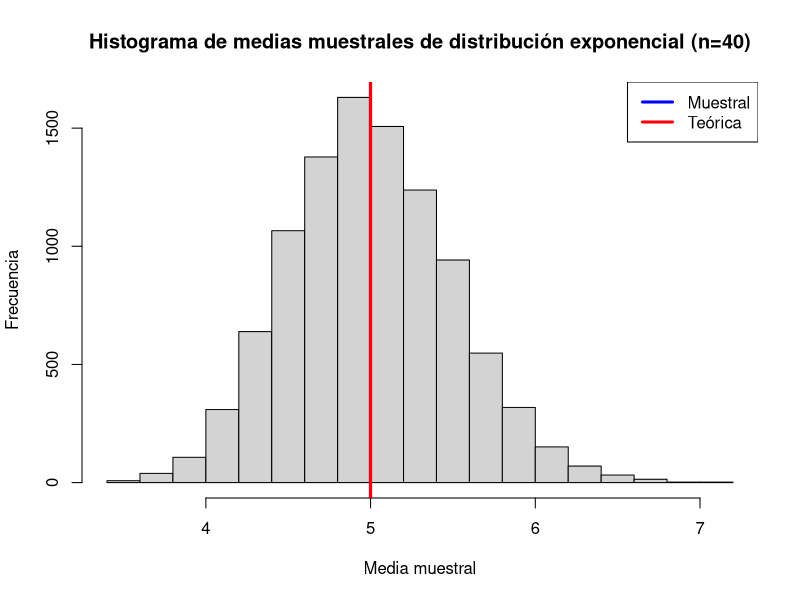
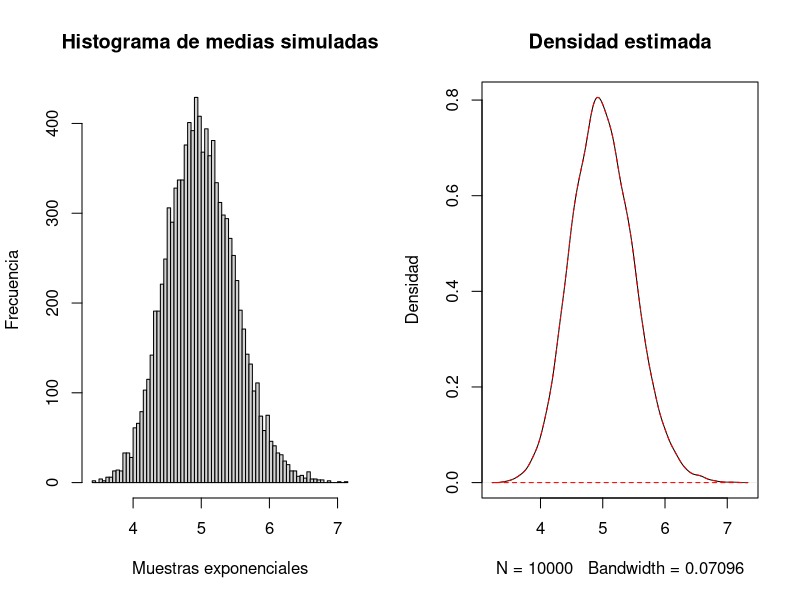
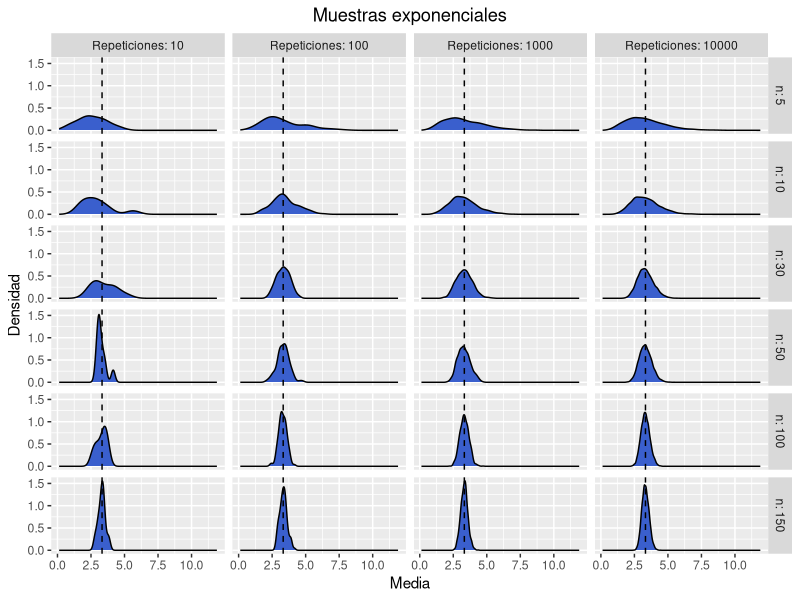
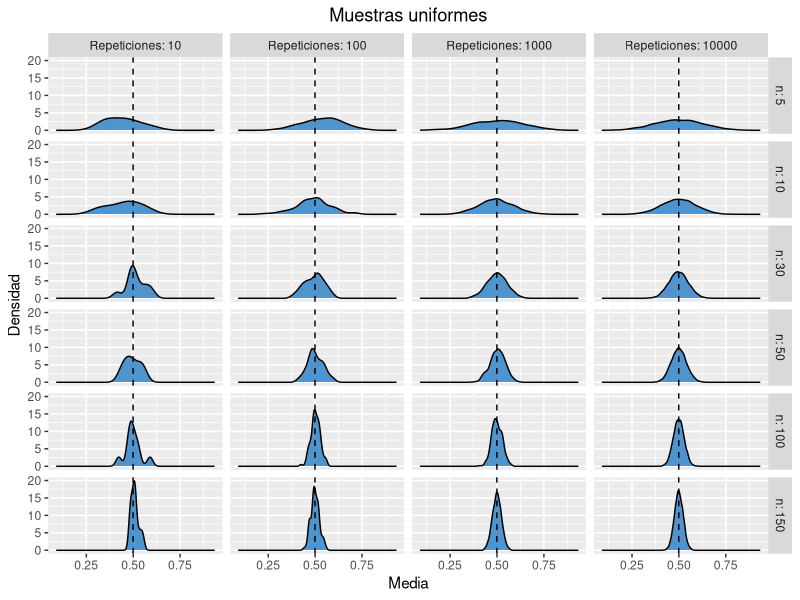
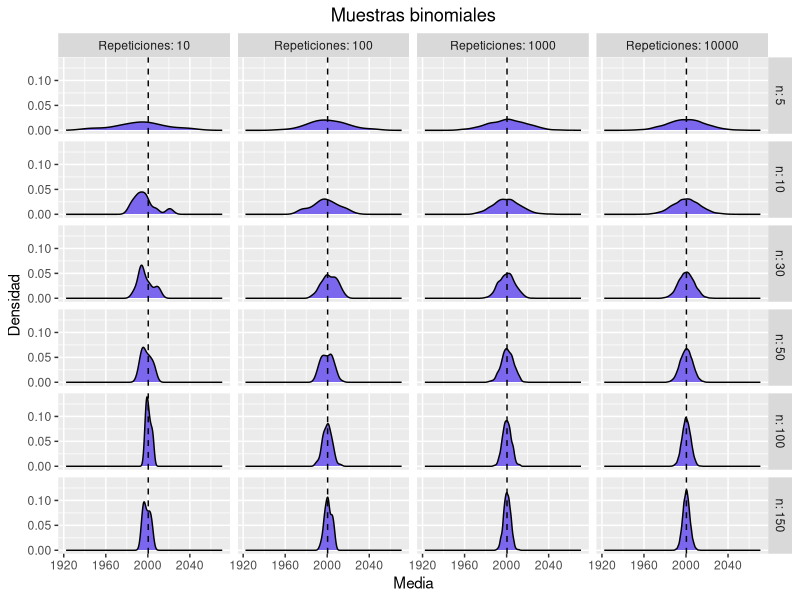
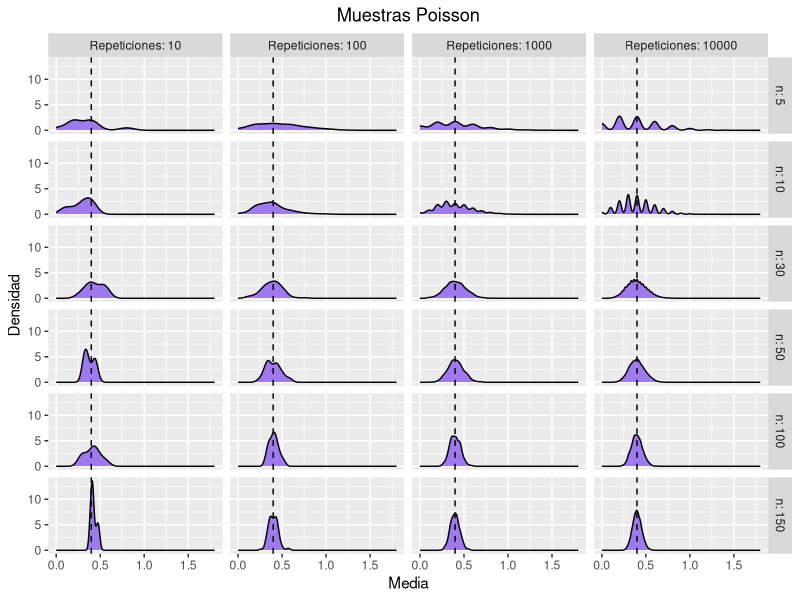

These charts were generated, in order, by the following R code:
## ---- chunk 1
library(ggplot2)
## ---- chunk 2
ma <- function(poblacion)
{
  n <- c(5, 10, 30, 50, 100, 150) # Tamaño de muestra
  #n <- c(30, 50, 100, 150) # Tamaño de muestra
  t <- c(10, 100, 1000, 10000)  # Número de veces que se generan las muestras (repeticiones, trial)
  
  df <- data.frame()
  
  for(i in n)   # Para cada tamaño de muestra
  {
    col <- c()
    for(j in t)   # Hacemos j repeticiones o generaciones de la muestra de tamaño n
    {
      trial <- 1:j
      cont <- j
      value <- c()
      while(cont>0)
      {
        muestra <- sample(poblacion,i,replace=TRUE)    # extraemos la muestra de la distribución definida de tamaño i
        xbar <- mean(muestra)                    # sacamos la media de la muestra
        value <- c(value,xbar)                   # Guardamos la media de la muestra
        cont <- cont -1                          # Pasamos a generar otra muestra de las j que debemos generae
      }
      sbar <- sd(value)                     # Desviación estándar de la muestra de tamaño i
      col <- cbind(trial,value,sbar,i,j)    # Juntamos el # de repetición en el que vamos, la media y la desviación de la muestra, el tamaño i y el total de repeticiones j
      df <- rbind(df,col)                   # Lo guardamos en el dataframe
    }
  }
  return(df)
}
## ---- chunk 3
graphs <- function(dataframe,mu,i)
{
  names(dataframe) <- c("# de repetición", "Media", "Desviación estándar", "n", "Repeticiones")
  dist <- c('exponenciales', 'uniformes', 'binomiales', 'Poisson')
  col <- c('royalblue3','steelblue3','slateblue2','mediumpurple2') #"steelblue"

  myTitle <- paste("Muestras", dist[i], sep = " ")
  
  g <- ggplot(dataframe, aes(x = Media)) + geom_density(fill = col[i]) + 
          facet_grid(n ~ Repeticiones, labeller = label_both) +  
          ggtitle(myTitle) + 
          theme(plot.title = element_text(hjust = 0.5))+
          geom_vline(xintercept = mu, linetype = "dashed") +
          ylab('Densidad')
  
  return(g)
}
## ---- chunk 4
set.seed(123)

# Creamos vector vacío para medias de muestras exponenciales
vExp <- NULL

n <- 100
N <- 10000
lambda <- 0.2

for(i in 1:N)
{
  vExp <- c(vExp,mean(rexp(n,lambda)))
}

# Para la media y desviación estándar teórica tenemos
tMedia <- 1/lambda
tDS <- 1/lambda^2
## ---- chunk 5
hist(vExp, xlab='Media muestral',ylab='Frecuencia', main="Histograma de medias muestrales de distribución exponencial (n=40)")
abline(v=mean(vExp), lwd=3, col='blue')
abline(v=tMedia, lwd=3, col='red')
legend(c("Muestral", "Teórica"),x='topright', lwd=c(3,3), col=c('blue', 'red'))
## ---- chunk 6
par(mfrow=c(1,2))
hist(vExp, breaks=60, main="Histograma de medias simuladas",ylab = 'Frecuencia',xlab='Muestras exponenciales')
plot(density(vExp), main="Densidad estimada",ylab='Densidad')
polygon(density(vExp), border='red',lty=2)
## ---- chunk 7
set.seed(123)

pob <- rexp(100000,0.3)
mu <- mean(pob)
sigma <- sd(pob)

cat('Media: ', mu,'\nDesviación estándar: ',sigma)

df <- ma(pob)
head(df)

#png(file="tlc_exponencial.png")
graphs(df,mu,1)
#dev.off()

## ---- chunk 8
set.seed(123)

pob <- runif(100000,0,1)
mu <- mean(pob)
sigma <- sd(pob)

cat('Media: ', mu,'\nDesviación estándar: ',sigma)

df <- ma(pob)
head(df)

#png(file="tlc_uniforme.png")
graphs(df,mu,2)
#dev.off()

## ---- chunk 9
set.seed(123)

pob <- rbinom(800,10000,0.2)
mu <- mean(pob)
sigma <- sd(pob)

cat('Media: ', mu,'\nDesviación estándar: ',sigma)

df <- ma(pob)
head(df)

#png(file="tlc_binomial.png")
graphs(df,mu,3)
#dev.off()
## ---- chunk 10
set.seed(123)

pob <- rpois(100000,0.4)
mu <- mean(pob)
sigma <- sd(pob)

cat('Media: ', mu,'\nDesviación estándar: ',sigma)

df <- ma(pob)
head(df)

#png(file="tlc_poisson.png")
graphs(df,mu,4)
#dev.off()
